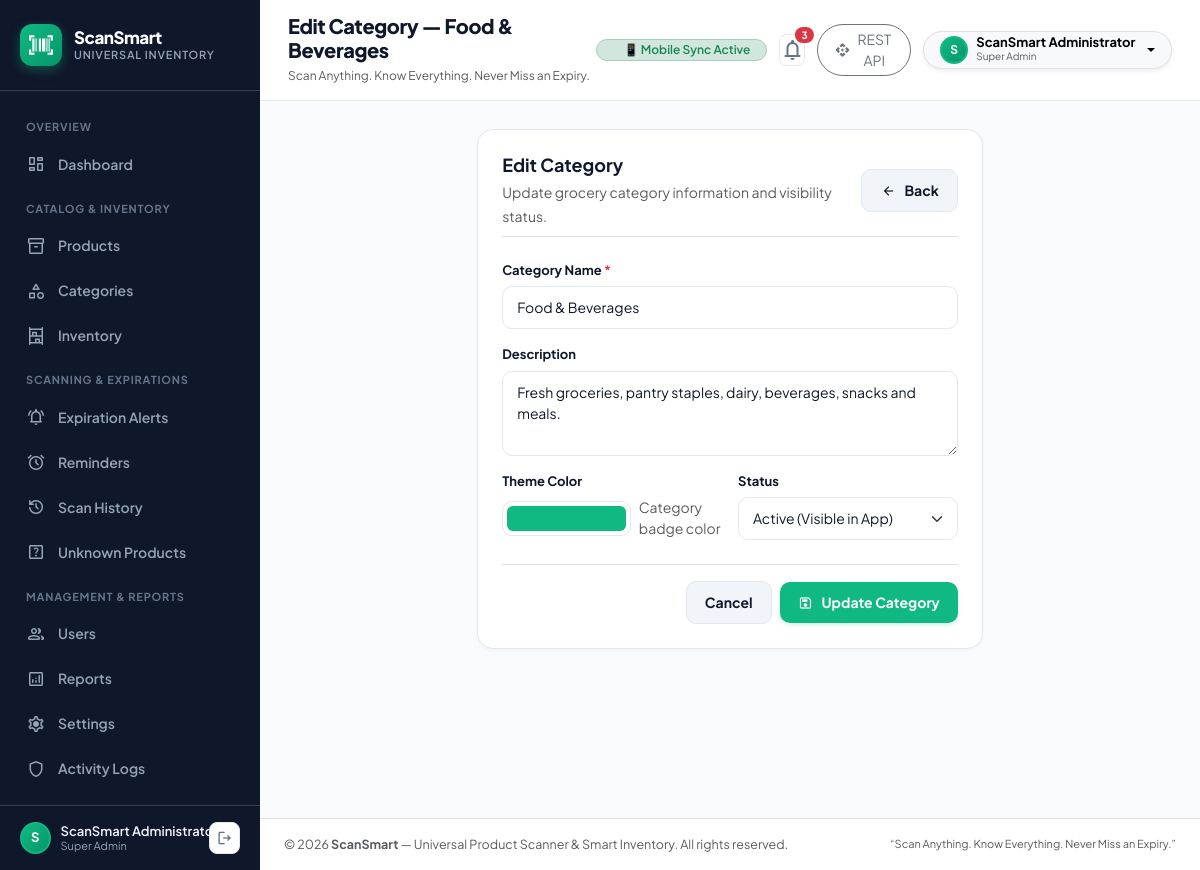
The app's page /categories/edit.php?id=1 (signed in) with its own data.
### tables this page shows
CREATE TABLE IF NOT EXISTS `categories` (
    `id` INT AUTO_INCREMENT PRIMARY KEY,
    `name` VARCHAR(100) NOT NULL UNIQUE,
    `description` TEXT NULL,
    `icon` VARCHAR(50) DEFAULT 'category',
    `color` VARCHAR(20) DEFAULT '#10B981',
    `status` ENUM('active', 'inactive') NOT NULL DEFAULT 'active',
    `sort_order` INT NOT NULL DEFAULT 0,
    `image_url` TEXT NULL,
    `created_at` TIMESTAMP DEFAULT CURRENT_TIMESTAMP,
    `updated_at` TIMESTAMP DEFAULT CURRENT_TIMESTAMP ON UPDATE CURRENT_TIMESTAMP
);

### includes/functions.php (called while the page is built, shortened)
<?php
function e(?string $value): string {
    return htmlspecialchars((string)($value ?? ''), ENT_QUOTES | ENT_SUBSTITUTE, 'UTF-8');
}
function base_url(string $path = ''): string {
    static $base = null;
    if ($base === null) {
        $scriptName = str_replace('\\', '/', $_SERVER['SCRIPT_NAME'] ?? '');
        if (preg_match('#^(.*?/admin)(?:/|$)#i', $scriptName, $matches)) {
            $base = $matches[1];
        } elseif (str_contains($scriptName, '/leftover-food/')) {
            $base = '/leftover-food/admin';
        } elseif (str_contains($scriptName, '/leftover/')) {
            $base = '/leftover/admin';
        } elseif (str_contains($scriptName, '/scansmart/')) {
            $base = '/scansmart/admin';
        } elseif (str_contains($scriptName, '/grocery_admin/')) {
            $base = '/grocery_admin';
        } elseif (str_contains($scriptName, '/backend/')) {
            $base = '/backend';
        } else {
            $base = '';
        }
    }
    $cleanPath = ltrim($path, '/');
    return $base . ($cleanPath !== '' ? '/' . $cleanPath : '');
}

### categories/edit.php (the view, shortened to what this page needs)
<?php
require_once __DIR__ . '/../includes/functions.php';
$id = (int)($_GET['id'] ?? 0);
$db = Database::getConnection();
$stmt = $db->prepare('SELECT * FROM categories WHERE id = ? LIMIT 1');
$stmt->execute([$id]);
$category = $stmt->fetch();
$name = $category['name'];
$description = $category['description'] ?? '';
$status = $category['status'];
$color = $category['color'] ?? '#10B981';
require_once __DIR__ . '/../includes/header.php';
?>
<div class="row justify-content-center">
  <div class="col-lg-8 col-xl-7">
    <div class="card-box">
      <div class="d-flex align-items-center justify-content-between mb-4 pb-2 border-bottom">
        <div>
          <h2 class="fw-bold mb-1" style="font-size: 18px;">Edit Category</h2>
          <span class="text-muted small">Update grocery category information and visibility status.</span>
        </div>
        <a href="<?= base_url('categories/index.php') ?>" class="btn btn-secondary-custom btn-sm">
          <span class="material-symbols-rounded fs-6">arrow_back</span>
          <span>Back</span>
        </a>
      </div>
      <form method="POST" action="">
        <div class="mb-3">
          <label for="name" class="form-label">Category Name <span class="text-danger">*</span></label>
          <input type="text" class="form-control" id="name" name="name" value="<?= e($name) ?>" required>
        </div>
        <div class="mb-3">
          <label for="description" class="form-label">Description</label>
          <textarea class="form-control" id="description" name="description" rows="3"><?= e($description) ?></textarea>
        </div>
        <div class="row g-3 mb-4">
          <div class="col-sm-6">
            <label for="color" class="form-label">Theme Color</label>
            <div class="d-flex align-items-center gap-2">
              <input type="color" class="form-control form-control-color p-1" id="color" name="color" value="<?= e($color) ?>">
              <span class="text-muted small">Category badge color</span>
            </div>
          </div>
          <div class="col-sm-6">
            <label for="status" class="form-label">Status</label>
            <select class="form-select" id="status" name="status">
              <option value="active" <?= $status === 'active' ? 'selected' : '' ?>>Active (Visible in App)</option>
            </select>
          </div>
        </div>
        <div class="d-flex align-items-center justify-content-end gap-2 pt-3 border-top">
          <a href="<?= base_url('categories/index.php') ?>" class="btn btn-secondary-custom">Cancel</a>
          <button type="submit" class="btn btn-primary-custom">
            <span class="material-symbols-rounded fs-6">save</span>
            <span>Update Category</span>
          </button>
        </div>
      </form>
    </div>
  </div>
</div>
<?php require_once __DIR__ . '/../includes/footer.php'; ?>

### assets/css/admin.css (style rules this page uses)
:root { --primary: #10B981; --primary-dark: #059669; --primary-light: #D1FAE5; --primary-subtle: rgba(16, 185, 129, 0.12); --dark-sidebar: #0F172A; --dark-sidebar-hover: #1E293B; --dark-sidebar-border: #334155; --bg-page: #F8FAFC; --bg-card: #FFFFFF; --text-main: #0F172A; --text-muted: #64748B; --border-color: #E2E8F0; --danger: #EF4444; --danger-light: #FEE2E2; --warning: #F59E0B; --warning-light: #FEF3C7; --info: #0284C7; --info-light: #E0F2FE; --font-main: 'Plus Jakarta Sans', system-ui, -apple-system, sans-serif; }
* { box-sizing: border-box; margin: 0; padding: 0; }
body { font-family: var(--font-main); background-color: var(--bg-page); color: var(--text-main); min-height: 100vh; display: flex; flex-direction: column; -webkit-font-smoothing: antialiased; }
.card-box { background-color: var(--bg-card); border: 1px solid var(--border-color); border-radius: 16px; padding: 24px; box-shadow: 0 1px 3px rgba(0, 0, 0, 0.04); margin-bottom: 24px; transition: transform 0.2s cubic-bezier(0.4, 0, 0.2, 1), box-shadow 0.2s cubic-bezier(0.4, 0, 0.2, 1), border-color 0.2s ease; }
.form-label { font-size: 13px; font-weight: 700; color: var(--text-main); margin-bottom: 6px; display: block; }
.form-control, .form-select { width: 100%; padding: 10px 14px; font-size: 14px; font-family: inherit; border: 1px solid var(--border-color); border-radius: 10px; background-color: #FFFFFF; color: var(--text-main); transition: border-color 0.15s ease, box-shadow 0.15s ease; }
.btn-primary-custom { background-color: var(--primary); color: #FFFFFF; border: none; padding: 10px 18px; font-size: 14px; font-weight: 700; border-radius: 10px; display: inline-flex; align-items: center; gap: 8px; text-decoration: none; cursor: pointer; transition: all 0.2s ease; box-shadow: 0 2px 4px rgba(16, 185, 129, 0.2); }
.btn-secondary-custom { background-color: #F1F5F9; color: var(--text-main); border: 1px solid var(--border-color); padding: 10px 18px; font-size: 14px; font-weight: 700; border-radius: 10px; display: inline-flex; align-items: center; gap: 8px; text-decoration: none; cursor: pointer; transition: all 0.2s ease; }

### records on screen
categories: name "Food & Beverages", description "Fresh groceries, pantry staples, dairy, beverages, snacks and meals.", color "#10b981", status "Active (Visible in App)"

### other values on screen
substr($admin['name'] ?? 'A', 0, 1) "S"
$admin['name'] "ScanSmart…"
str_replace('_', ' ', $admin['role'] ?? 'admin') "Super Admin"
$pageTitle "Edit Category — Food & Beverages"
$urgentCount "3"
$admin['name'] "ScanSmart Administrator"
